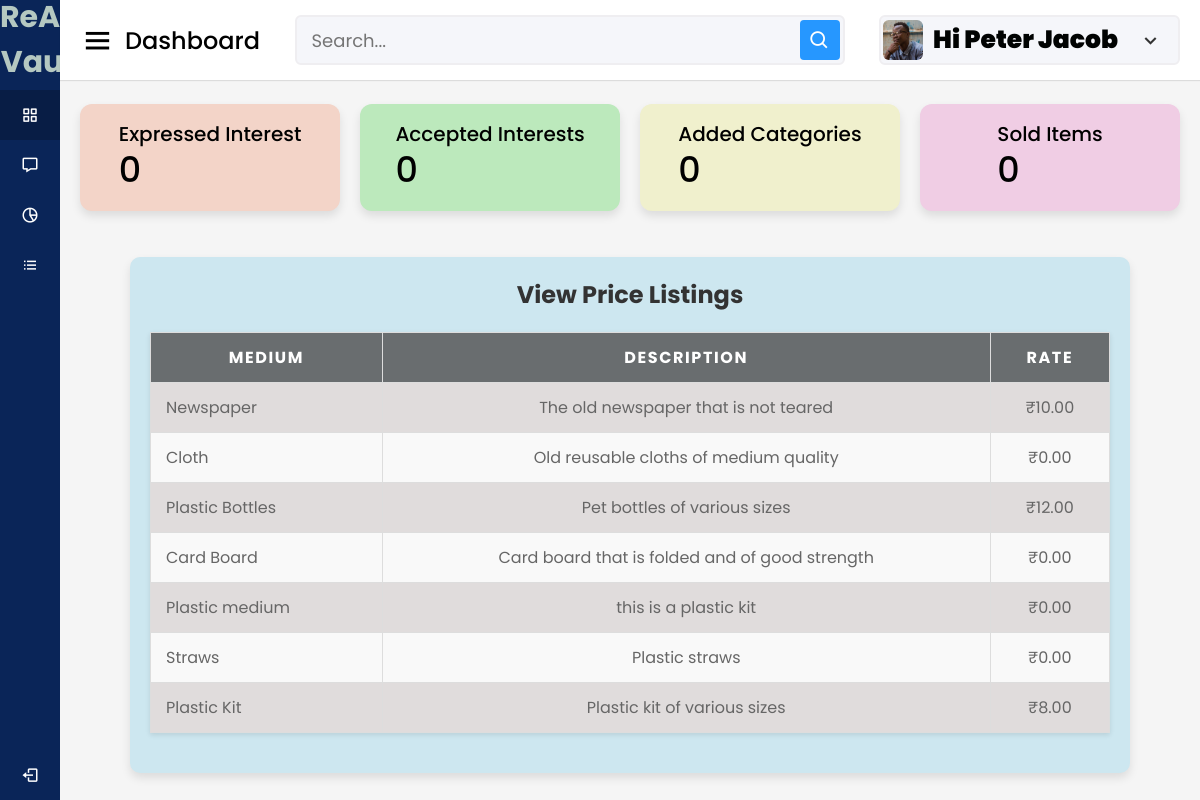
/artist/view-ratesartist (signed in), run on an earlier commit of the app's database.
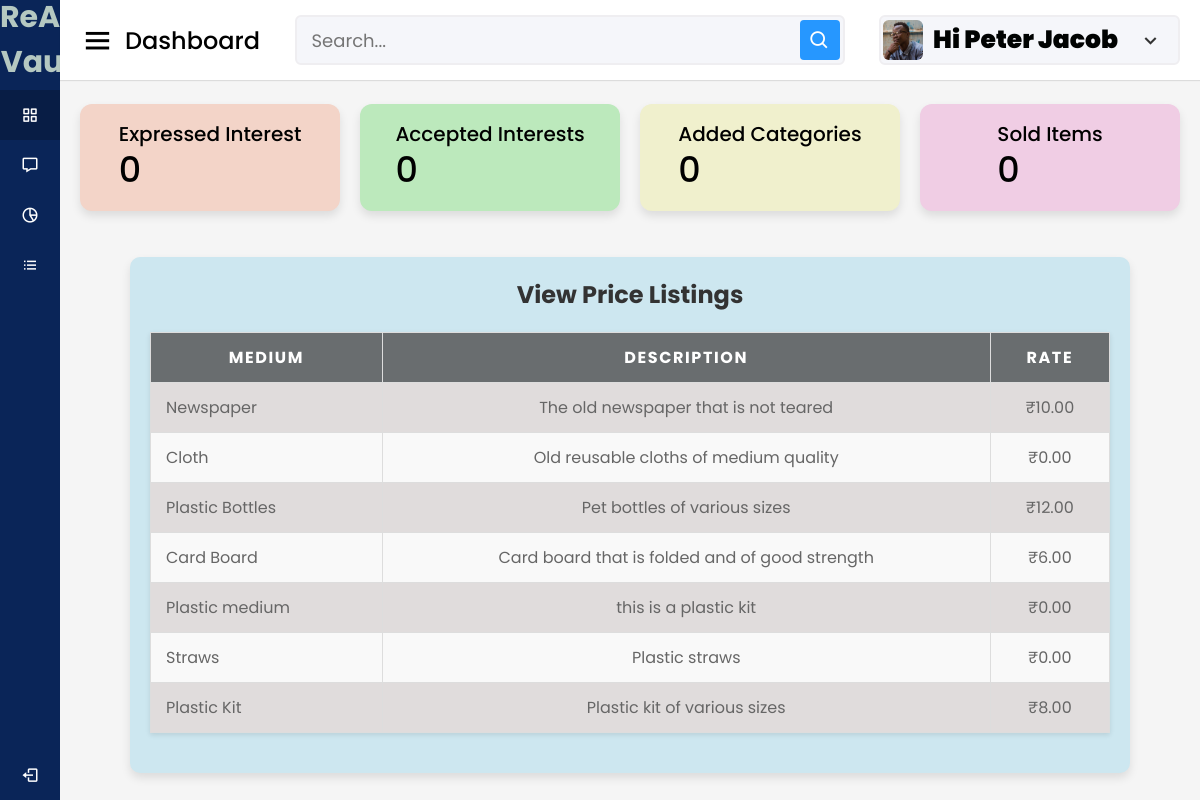
And on a later commit of the database.
### adminclick/models.py (models this page shows, shortened)
class MediumOfWaste(models.Model):
    name = models.CharField(max_length=255)
    description = models.TextField(blank=True, null=True)
    rate=models.DecimalField(max_digits=10,decimal_places=2,default=0.00)

### artist/views.py (the view)
# urls.py: path('view-ratesartist', views.view_ratesartist, name='view_ratesartist'),
@login_required
@never_cache
def view_ratesartist(request):
     artist=request.user.artist
     mediums=MediumOfWaste.objects.all()
     expressed_interest_count = Interest.objects.filter(artist=artist).count()
     accepted_interest_count = InterestRequest.objects.filter(
            artist=artist,
            status='accepted'
        ).count()
     unread_count = Notification.objects.filter(user=request.user, is_read=False).count()
     context={
         'mediums': mediums ,
         'artist':artist,
        'unread_count':unread_count,
        'expressed_interest_count':expressed_interest_count,
        'accepted_interest_count':accepted_interest_count
     }
     return render(request, 'artist/view_rates.html',context )

### template/artist/view_rates.html (shortened to what this page needs)
{% load static %}
<!DOCTYPE html>
<html lang="en" dir="ltr">
<head>
  <link rel="stylesheet" href="{% static 'assets/css/styles.css' %}">
  <link href='https://unpkg.com/boxicons@2.0.7/css/boxicons.min.css' rel='stylesheet'>
</head>
<body>
  <div class="sidebar">
    <div class="logo-details">
      <span class="logo_name" style="font-size: 30px; text-align: center; font-weight: 700; color: #b5c8c1;">ReArt Vault</span>
    </div>
    <ul class="nav-links">
      <li>
        <a href="{% url 'artist_dashboard' %}" class="active">
          <i class='bx bx-grid-alt'></i>
          <span class="links_name">Artist Dashboard</span>
        </a>
      </li>
      <li>
        <a href="{% url 'notifications' %}">
          <i class='bx bx-message'></i>
          <span class="links_name">Notifications</span>
        </a>
      </li>
      <li>
        <a href="{% url 'view_ratesartist' %}">
          <i class='bx bx-pie-chart-alt-2'></i>
          <span class="links_name">Price Listings</span>
        </a>
      </li>
      <li>
        <a href="{% url 'artist_interest_status' %}">
          <i class='bx bx-list-ul'></i>
          <span class="links_name">Interest Status</span>
        </a>
      </li>
      <li class="log_out">
        <a href="{% url 'userlogout' %}">
          <i class='bx bx-log-out'></i>
          <span class="links_name">Log out</span>
        </a>
      </li>
    </ul>
  </div>
  <section class="home-section">
    <nav>
      <div class="sidebar-button">
        <i class='bx bx-menu sidebarBtn'></i>
        <span class="dashboard">Dashboard</span>
      </div>
      <div class="search-box">
        <input type="text" placeholder="Search...">
        <i class='bx bx-search'></i>
      </div>
      <div class="profile-details">
        {% if artist.profile_pic %}
         <img src="{{artist.profile_pic.url}}" alt="">
        {% endif %}
        <span class="admin_name" style="font-size: 25px; font-weight: 900; color: #010302;">Hi {{user.username}}</span>
        <i class='bx bx-chevron-down'></i>
      </div>
    </nav>
    <div class="home-content">
      <div class="overview-boxes">
        <div class="box" style="background-color:rgb(243, 212, 200);">
          <div class="right-side">
            <div class="box-topic">Expressed Interest</div>
            <div class="number">{{ expressed_interest_count }}</div>
          </div>
        </div>
        <div class="box" style="background-color:rgb(188, 233, 188);">
          <div class="right-side">
            <div class="box-topic">Accepted Interests</div>
            <div class="number">{{ accepted_interest_count }}</div>
          </div>
        </div>
        <div class="box" style="background-color:rgb(240, 240, 205);">
          <div class="right-side">
            <div class="box-topic">Added Categories</div>
            <div class="number"> 0</div>
          </div>
        </div>
        <div class="box" style="background-color:rgb(240, 205, 228);">
          <div class="right-side">
            <div class="box-topic">Sold Items</div>
            <div class="number">0</div>
          </div>
        </div>
      </div>
      <div class="sales-boxes">
        <div class="recent-sales box" style="background-color: rgb(205, 231, 240); padding: 20px; border-radius: 10px; width:1000px;">
            <div class="title" style="font-size: 24px; font-weight: bold; margin-bottom: 20px;">View Price Listings</div>
            <table class="table">
                <thead>
                    <tr>
        <thead>
            <tr>
                <th>Medium</th>
                <th>Description</th>
                <th>Rate</th>
            </tr>
        </thead>
        <tbody>
            {% for medium in mediums %}
            <tr>
                <td>{{ medium.name }}</td>
                <td>{{ medium.description }}</td>
                <td>₹{{ medium.rate }}</td>
            </tr>
            {% endfor %}
        </tbody>
    </table>
    </div>
    </div>

What changed in the data, as far as the page shows it:
changed MediumOfWaste "Card Board": rate "0.00" → "6.00"
